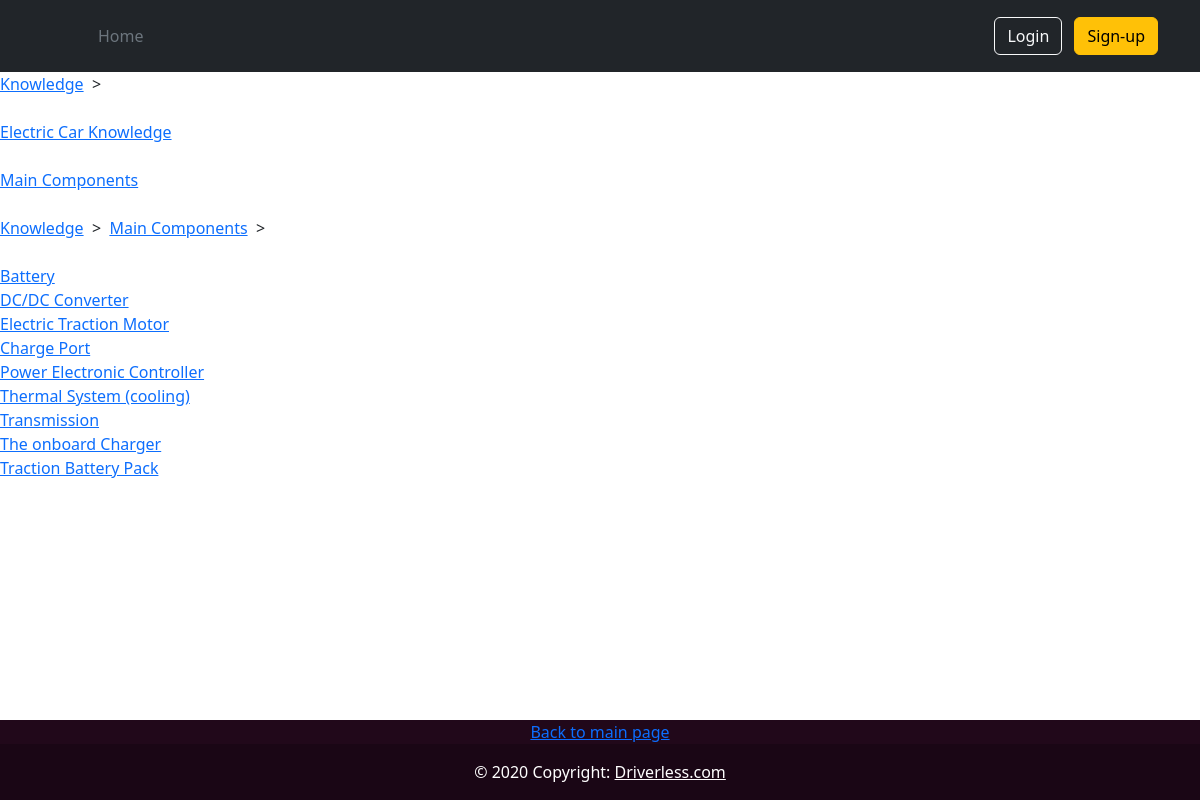
The app's page /Views/faq.php?cat=Knowledge&sub_cat=Main Components with its own data.
### tables this page shows
CREATE TABLE `faq`  (
  `ID` int(11) NOT NULL AUTO_INCREMENT,
  `Category` varchar(50) NULL DEFAULT NULL,
  `Sub_Category` varchar(300) NULL DEFAULT NULL,
  `Topic` varchar(500) NULL DEFAULT NULL,
  `Detail` text NULL,
  PRIMARY KEY (`ID`) USING BTREE
);

### lib/db.php (called while the page is built, shortened)
<?php
class DB {
    protected $connection;
	protected $query;
	public function __construct($dbhost, $dbuser , $dbpass, $dbname, $charset = 'utf8') {
		$this->connection = new mysqli($dbhost, $dbuser, $dbpass, $dbname);
		$this->connection->set_charset($charset);
	}
    public function query($query) {
		if ($this->query = $this->connection->prepare($query)) {
            if (func_num_args() > 1) {
                $x = func_get_args();
                $args = array_slice($x, 1);
				$types = '';
                $args_ref = array();
                foreach ($args as $k => &$arg) {
					if (is_array($args[$k])) {
						foreach ($args[$k] as $j => &$a) {
							$types .= $this->_gettype($args[$k][$j]);
							$args_ref[] = &$a;
						}
					} else {
	                	$types .= $this->_gettype($args[$k]);
	                    $args_ref[] = &$arg;
					}
                }
				array_unshift($args_ref, $types);
                call_user_func_array(array($this->query, 'bind_param'), $args_ref);
            }
            $this->query->execute();
        } else {
            $this->error('Unable to prepare MySQL statement (check your syntax) - ' . $this->connection->error);
        }
		return $this;
    }
	public function fetchAll($callback = null) {
	    $params = array();
        $row = array();
	    $meta = $this->query->result_metadata();
	    while ($field = $meta->fetch_field()) {
	        $params[] = &$row[$field->name];
	    }
	    call_user_func_array(array($this->query, 'bind_result'), $params);
        $result = array();
        while ($this->query->fetch()) {
            $r = array();
            foreach ($row as $key => $val) {
                $r[$key] = $val;
            }
            if ($callback != null && is_callable($callback)) {
                $value = call_user_func($callback, $r);
                if ($value == 'break') break;
            } else {
                $result[] = $r;
            }
        }
        $this->query_closed = TRUE;
		return $result;
	}
	private function _gettype($var) {
	    if (is_string($var)) return 's';
	    return 'b';
	}
}
?>

### Models/FAQ.php (called while the page is built, shortened)
<?php
    class FAQ_Table extends FAQ
    {
        function __construct()
        {
            $this->Table = "FAQ";
            $this->_Category = "Category";
            $this->_Sub_Category = "Sub_Category";
            $this->_Topic = "Topic";
        }
    }
    class FAQ_DB
    {
        private $_db_con;
        private $_faq_Table;
        function __construct()
        {
            require_once PATH_APP_LIB.'db.php';
            $this->_db_con = new DB(DB_HOST,DB_USER,DB_PASS,DB);
            $this->_faq_Table = new FAQ_Table();
        }
        public function Load_SubCategory_List_by_Cat($_in_Category)
        {
            $_sql = 'SELECT `'. $this->_faq_Table->_Sub_Category
                    . '` FROM `'.  $this->_faq_Table->Table.'` '
                    . ' WHERE `'.  $this->_faq_Table->_Category.'` ="'.$_in_Category.'" '
                    . ' GROUP BY `'.  $this->_faq_Table->_Sub_Category.'` '
                    . ' ORDER BY `'.  $this->_faq_Table->_Sub_Category.'`; '
                    ;
            $results = $this->_db_con->query($_sql)->fetchAll();
            return $results;
        }
        public function Load_Title_by_Cat_N_SubCat($_in_Category, $_in_Sub_Category)
        {
            $_sql = 'SELECT *'
                    . ' FROM `'.  $this->_faq_Table->Table.'`'
                    . ' WHERE ((`'.  $this->_faq_Table->_Category.'`= ?)'
                    . ' AND (`'.  $this->_faq_Table->_Sub_Category.'`= ?))'
                    . ' ORDER BY `'.  $this->_faq_Table->_Sub_Category.'`; '
                    ;
            $results = $this->_db_con->query($_sql, $_in_Category, $_in_Sub_Category)->fetchAll();
            return $results;
        }
    }
?>

### Controllers/FAQ_Controller.php (the view, shortened to what this page needs)
<?php
    class FAQ_Controller
    {
        private $_faqDB;
        private $_faqTable;
        function __construct()
        {
            require_once PATH_APP_MODELS."FAQ.php";
            $this->_faqDB = new FAQ_DB();
            $this->_faqTable = new FAQ_Table();
        }
        public function Load_All_SubCategories($_in_Category)
        {
            $results = $this->_faqDB->Load_SubCategory_List_by_Cat($_in_Category);
            echo "<a href='faq.php?cat=".$_in_Category."'>".$_in_Category."</a>";
            echo "&nbsp; > &nbsp;";
            echo "<br><br>";
            foreach($results as $result)
            {
                echo "<a href='faq.php?cat=".$_in_Category."&sub_cat=".$result[$this->_faqTable->_Sub_Category]."'>".$result[$this->_faqTable->_Sub_Category]."</a>";
                echo "<br><br>";
            }
        }
        public function Load_All_Titles($_in_Category, $in_Sub_Category)
        {
            $results = $this->_faqDB->Load_Title_by_Cat_N_SubCat($_in_Category, $in_Sub_Category);
                echo "<a href='faq.php?cat=".$_in_Category."'>".$_in_Category."</a>";
                echo "&nbsp; > &nbsp;";
                echo "<a href='faq.php?cat=".$_in_Category."&sub_cat=".$in_Sub_Category."'>".$in_Sub_Category."</a>";
                echo "&nbsp; > &nbsp;";
                echo "<br><br>";
            foreach($results as $result)
            {
                echo "<a href='faq.php?cat=".$_in_Category."&sub_cat=".$in_Sub_Category."&title=".$result[$this->_faqTable->_Topic]."'>".$result[$this->_faqTable->_Topic]."</a><br>";;
            }
        }
    }
?>

### records on screen
faq: Topic "Battery"
faq: Topic "DC/DC Converter"
faq: Topic "Electric Traction Motor"
faq: Topic "Charge Port"
faq: Topic "Power Electronic Controller"
faq: Topic "Thermal System (cooling)"
faq: Topic "Transmission"
faq: Topic "The onboard Charger"
faq: Topic "Traction Battery Pack"

### other values on screen
$_in_Category "Knowledge"
$result[$this->_faqTable->_Sub_Category] "Electric Car Knowledge"
$result[$this->_faqTable->_Sub_Category] "Main Components"
$in_Sub_Category "Main Components"
